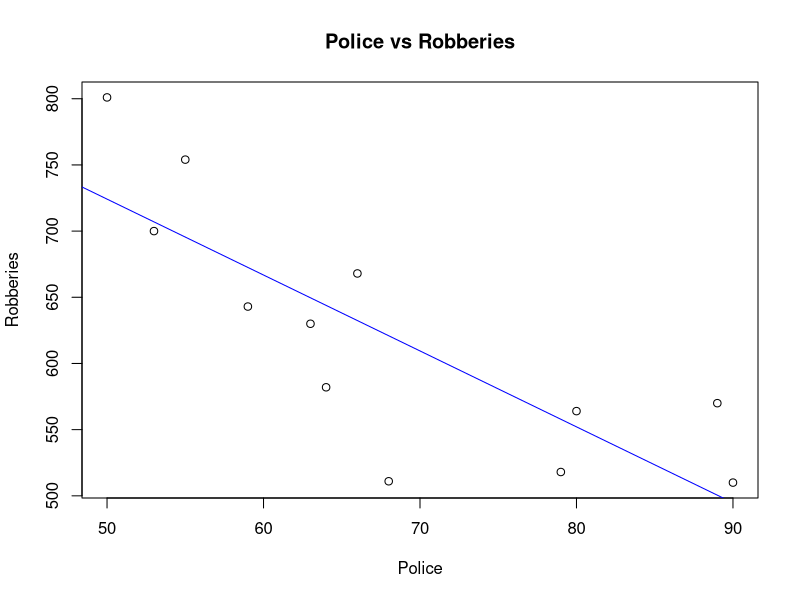

Write the R code that produced this figure. (Note: this script raises an error after producing the figure.)
## Assignment 1 Question 1
## Shahid Hussain 
Town=c(1,2,3,4,5,6,7,8,9,10,11,12)
Robberies=c(643,754,582,700,518,668,630,510,801,564,570,511)
Police=c(59,55,64,53,79,66,63,90,50,80,89,68)
TownData=data.frame(Town, Police, Robberies)

## (a) What are the least squares estimates of the intercept and slope, and what is the estimated error variance for the fitted model?
y_axis_response <- TownData$Robberies
x_aix_predictor <- TownData$Police
plot(x_aix_predictor, y_axis_response, xlab = "Police", ylab = 'Robberies', main="Police vs Robberies")
robberies_vs_police_least_square_estimate <- lm(y_axis_response ~ x_aix_predictor, data = TownData)
abline(robberies_vs_police_least_square_estimate, col='blue')
summary(robberies_vs_police_least_square_estimate)
# calculating estimated error variacne
# from summary Residual standard error: 58.83 on 10 degrees of freedom
# 58.83^2

#3 (b) 
# esitmated chnages if delta(robberies) = Robberies(final) - Robberies(initial)
# intially 0 police : 1010.897 
# final : 1010.897 - 5.735(10)
# first need to find Sxx
b1 <- -5.735  
se_b1 <- 1.304
N = dim(y_axis_response)[1]
ci <- c(b1 - qt())
